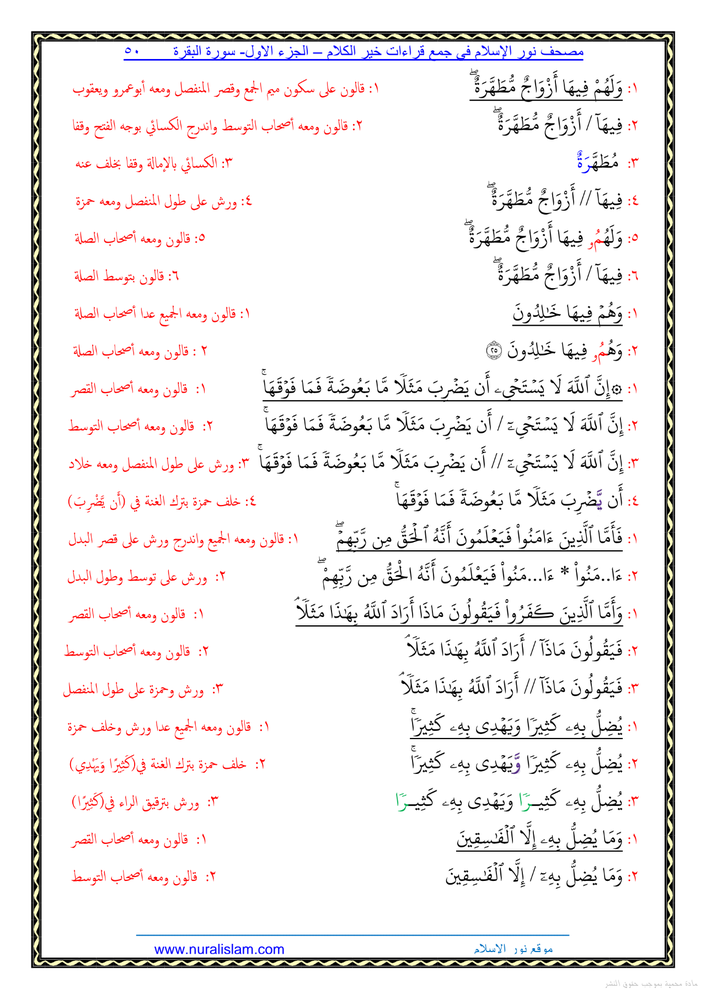
#> input picture original.png, 706 x 999 px, shrunk from 1280 x 1810 before the run
$ python find_contours.py
#> lines starting #> are read from the running program, lines starting #| are printed output that depends on the picture; after the words box and inside, x2 and y2 are one past the last pixel; in counts of white or black regions, pixels touching at a corner belong together
import numpy as np
import cv2 as cv
im = cv.imread('original.png')
#> im is the input picture: shape (999, 706, 3); mean B, G, R 237.5, 237.4, 240.2
assert im is not None, "file could not be read, check with os.path.exists()"
imgray = cv.cvtColor(im, cv.COLOR_BGR2GRAY)
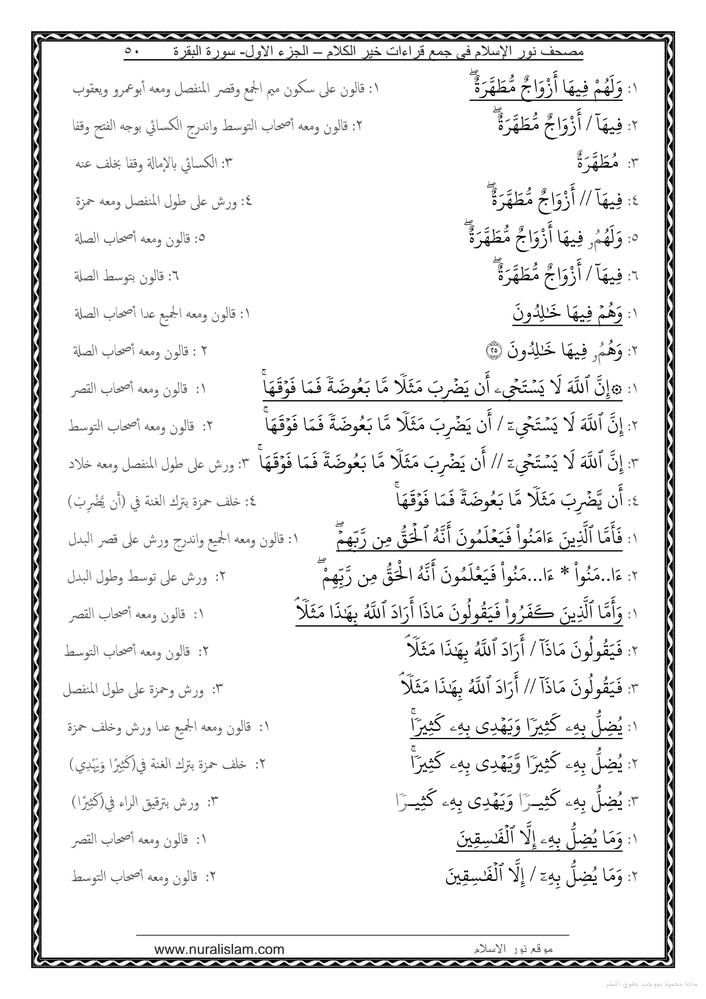
#> imgray: shape (999, 706); min 0, max 255, mean 238.3
ret, thresh = cv.threshold(imgray, 127, 255, 0)
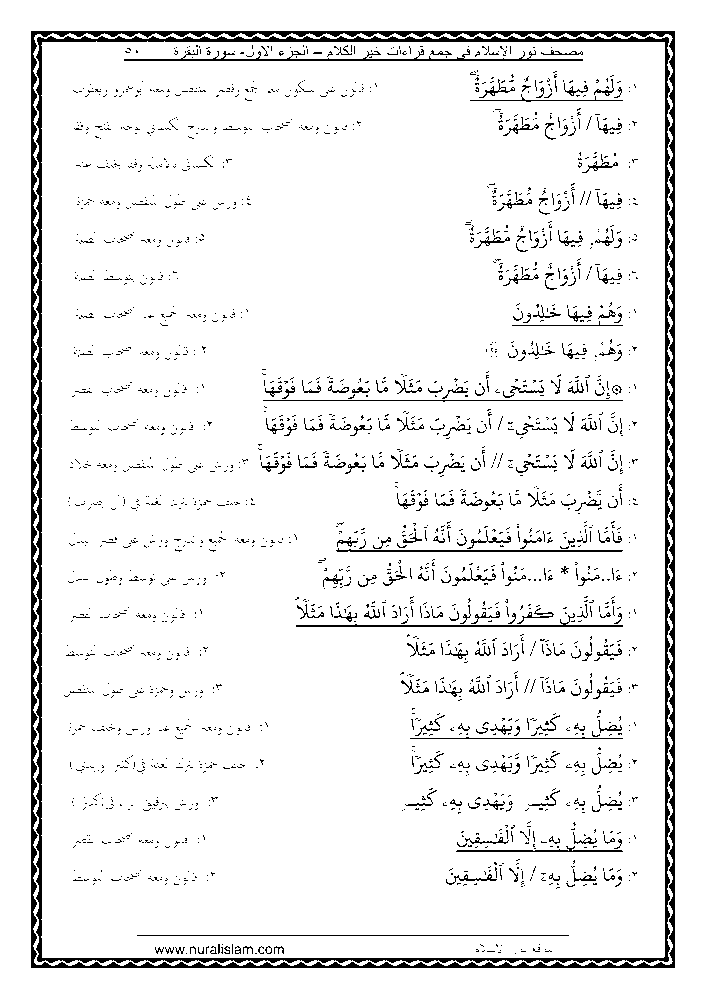
#> thresh: shape (999, 706); 93.4% white; 2266 black regions (2071 under 20 px)
contours, hierarchy = cv.findContours(thresh, cv.RETR_TREE, cv.CHAIN_APPROX_SIMPLE)
#> contours = 3780 contours, 3414 with area under 20; largest, box (x1, y1, x2, y2) and area: (0, 0, 706, 999) 703590, (30, 30, 676, 969) 605008, (33, 33, 673, 966) 589586, (35, 35, 671, 964) 583850, (41, 41, 665, 958) 569164
cv.drawContours(im, contours, -1, (0,255,0), 3)
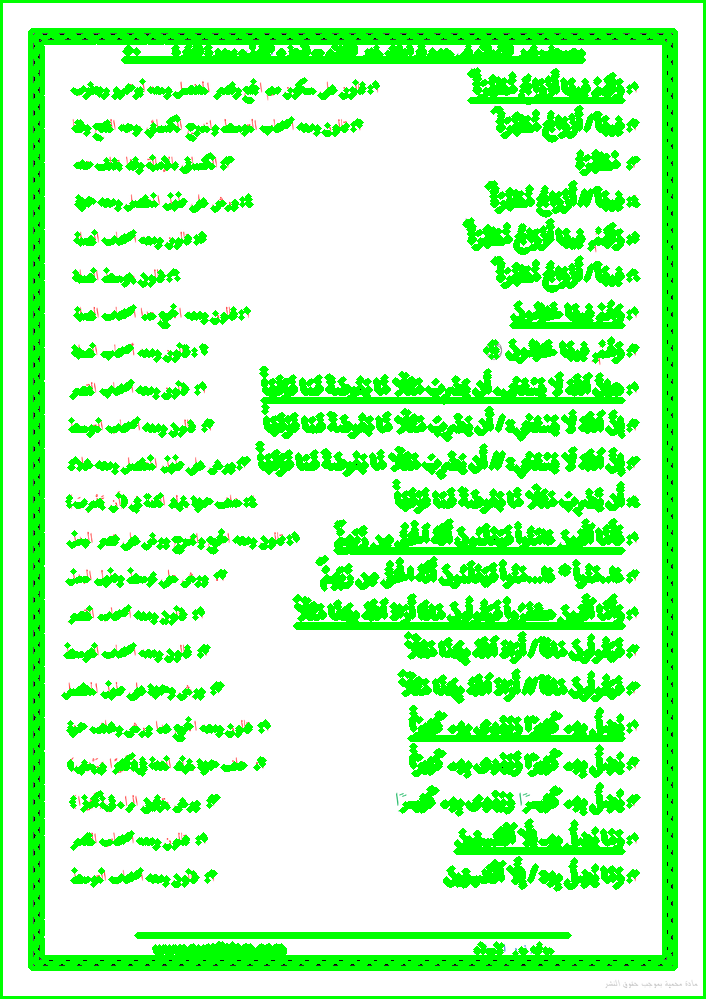
#> im: shape (999, 706, 3); mean B, G, R 185, 253.8, 185.3
cv.imwrite('contours_result.png', im)
